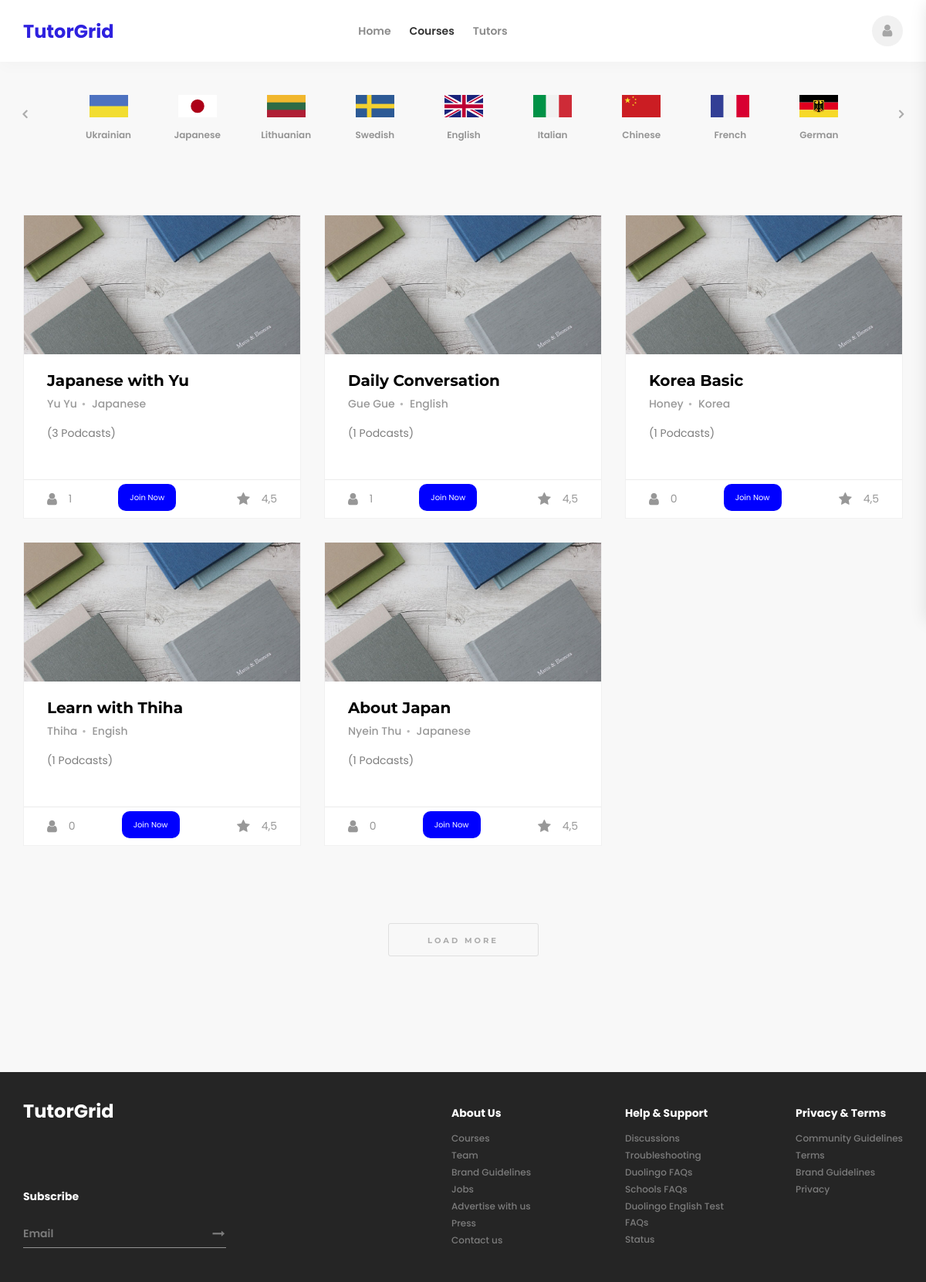
Page /Php_Code/courses.php on the committed database.
### tables this page shows
CREATE TABLE `courses` (
  `CID` int(11) NOT NULL,
  `language` varchar(50) DEFAULT NULL,
  `Title` varchar(50) DEFAULT NULL,
  `created_at` timestamp NOT NULL DEFAULT current_timestamp()
);

### Php_Code/courses.php (the view, shortened to what this page needs)
<?php
include 'connection.php';
$email=$_SESSION['email'];
$learnerResult=mysqli_query($con, "SELECT * FROM learner WHERE email='$email'");
$learner = mysqli_fetch_assoc($learnerResult);
$LID = $learner['LID'];
?>
<!DOCTYPE html>
<html lang="en">
<head>
<link rel="stylesheet" type="text/css" href="../styles/bootstrap4/bootstrap.min.css">
<link href="../plugins/font-awesome-4.7.0/css/font-awesome.min.css" rel="stylesheet" type="text/css">
<link rel="stylesheet" type="text/css" href="../plugins/OwlCarousel2-2.2.1/owl.carousel.css">
<link rel="stylesheet" type="text/css" href="../plugins/OwlCarousel2-2.2.1/owl.theme.default.css">
<link rel="stylesheet" type="text/css" href="../plugins/OwlCarousel2-2.2.1/animate.css">
<link rel="stylesheet" type="text/css" href="../styles/courses.css">
<link rel="stylesheet" type="text/css" href="../styles/courses_responsive.css">
</head>
<body>
<div class="super_container">
	<header class="header">
		<div class="header_container">
			<div class="container">
				<div class="row">
					<div class="col">
						<div class="header_content d-flex flex-row align-items-center justify-content-start">
							<div class="logo_container mr-auto">
								<a href="#">
									<div class="logo_text">TutorGrid</div>
								</a>
							</div>
							<nav class="main_nav_contaner">
								<ul class="main_nav">
									<li><a href="index.php">Home</a></li>
									<li class="active"><a href="courses.php">Courses</a></li>
									<li><a href="instructors.php">Tutors</a></li>
								</ul>
							</nav>
								<div class="user"><a href="userProfile.php"><i class="fa fa-user" aria-hidden="true"></i></a></div>
							</div>
						</div>
					</div>
				</div>
			</div>
		</div>
	<div class="language">
		<div class="container">
			<div class="row">
				<div class="col">
					<div class="language_slider_container">
						<div class="owl-carousel owl-theme language_slider">
							<div class="owl-item language_item">
								<a href="#">
									<div class="flag"><img src="../images/Ukrainian.svg" alt=""></div>
									<div class="lang_name">Ukrainian</div>
								</a>
							</div>
							<div class="owl-item language_item">
								<a href="#">
									<div class="flag"><img src="../images/Japanese.svg" alt=""></div>
									<div class="lang_name">Japanese</div>
								</a>
							</div>
							<div class="owl-item language_item">
								<a href="#">
									<div class="flag"><img src="../images/Lithuanian.svg" alt=""></div>
									<div class="lang_name">Lithuanian</div>
								</a>
							</div>
							<div class="owl-item language_item">
								<a href="#">
									<div class="flag"><img src="../images/Swedish.svg" alt=""></div>
									<div class="lang_name">Swedish</div>
								</a>
							</div>
							<div class="owl-item language_item">
								<a href="#">
									<div class="flag"><img src="../images/English.svg" alt=""></div>
									<div class="lang_name">English</div>
								</a>
							</div>
							<div class="owl-item language_item">
								<a href="#">
									<div class="flag"><img src="../images/Italian.svg" alt=""></div>
									<div class="lang_name">Italian</div>
								</a>
							</div>
							<div class="owl-item language_item">
								<a href="#">
									<div class="flag"><img src="../images/Chinese.svg" alt=""></div>
									<div class="lang_name">Chinese</div>
								</a>
							</div>
							<div class="owl-item language_item">
								<a href="#">
									<div class="flag"><img src="../images/French.svg" alt=""></div>
									<div class="lang_name">French</div>
								</a>
							</div>
							<div class="owl-item language_item">
								<a href="#">
									<div class="flag"><img src="../images/German.svg" alt=""></div>
									<div class="lang_name">German</div>
								</a>
							</div>
						</div>
						<div class="lang_nav lang_prev"><i class="fa fa-angle-left" aria-hidden="true"></i></div>
						<div class="lang_nav lang_next"><i class="fa fa-angle-right" aria-hidden="true"></i></div>
					</div>
				</div>
			</div>
		</div>
	</div>
	<div class="courses">
		<div class="container">
			<div class="row courses_row">
<?php
$sql = "SELECT
            t.name AS tutor_name,
            c.CID,
            c.Title AS course_title,
            c.language,
            COUNT(l.LessonID) AS total_lessons
        FROM Tutor t
        JOIN TCA tca ON t.TID = tca.TID
        JOIN Courses c ON tca.CID = c.CID
        LEFT JOIN Lessons l ON c.CID = l.CID
        GROUP BY t.TID, t.name, c.CID, c.Title, c.language";
$result = mysqli_query($con, $sql);
while ($row = mysqli_fetch_assoc($result)) {
?>
				<div class="col-lg-4 course_col">
					<div class="course">
						<div class="course_image"><img src="../images/course_8.jpg" alt=""></div>
						<div class="course_body">
							<div class="course_title"><a href="course.php"><?php echo htmlspecialchars($row['course_title']); ?></a></div>
							<div class="course_info">
								<ul>
									<li><a href="instructors.php"><?php echo htmlspecialchars($row['tutor_name']); ?></a></li>
									<li><a href="#"><?php echo htmlspecialchars($row['language']); ?></a></li>
								</ul>
							</div>
							<div class="course_text">
								<p>(<?php echo $row['total_lessons'] ?> Podcasts)</p>
							</div>
							<?php
$CID = $row['CID'];
$check = mysqli_query($con, "SELECT * FROM Enrollment WHERE CID='$CID' AND LID='$LID'");
$alreadyEnrolled = mysqli_num_rows($check) > 0;
						$sqlTotalEnrolled=mysqli_query($con,"SELECT COUNT(*) AS total_learners FROM Enrollment WHERE CID = '$CID';");
							$TotalE = mysqli_fetch_assoc($sqlTotalEnrolled);?>
						</div>
						<div class="course_footer d-flex flex-row align-items-center justify-content-start">
							<div class="course_students"><i class="fa fa-user" aria-hidden="true"></i><span><?php echo $TotalE['total_learners'];?></span></div>
							<div style="text-align:center;">
							<?php if($alreadyEnrolled): ?>
    <a href="course.php?cid=<?php echo $CID; ?>" class="btn enrolled-btn">
    Joined
</a>
<?php else: ?>
    <form method="post" action="enroll.php" style="display:inline;">
    <button type="submit" name="enroll" class="btn enroll-btn">
        Join Now
    </button>
</form>
<?php endif; ?>
</div>
<div class="course_rating ml-auto"><i class="fa fa-star" aria-hidden="true"></i><span>4,5</span></div>
						</div>
					</div>
				</div>
   <?php
}
?>
			</div>
			<div class="row">
				<div class="col">
					<div class="load_more_button"><a href="#">load more</a></div>
				</div>
			</div>
		</div>
	</div>
	<footer class="footer">
		<div class="footer_body">
			<div class="container">
				<div class="row">
					<div class="col-lg-3 footer_col">
						<div class="newsletter_container d-flex flex-column align-items-start justify-content-end">
							<div class="footer_logo mb-auto"><a href="#">TutorGrid</a></div>
							<div class="footer_title">Subscribe</div>
							<form action="#" id="newsletter_form" class="newsletter_form">
								<input type="email" class="newsletter_input" placeholder="Email" required="required">
								<button class="newsletter_button"><i class="fa fa-long-arrow-right" aria-hidden="true"></i></button>
							</form>
						</div>
					</div>
					<div class="col-lg-2 offset-lg-3 footer_col">
						<div>
							<div class="footer_title">About Us</div>
							<ul class="footer_list">
								<li><a href="#">Courses</a></li>
								<li><a href="#">Team</a></li>
								<li><a href="#">Brand Guidelines</a></li>
								<li><a href="#">Jobs</a></li>
								<li><a href="#">Advertise with us</a></li>
								<li><a href="#">Press</a></li>
								<li><a href="#">Contact us</a></li>
							</ul>
						</div>
					</div>
					<div class="col-lg-2 footer_col">
						<div class="footer_title">Help & Support</div>
						<ul class="footer_list">
							<li><a href="#">Discussions</a></li>
							<li><a href="#">Troubleshooting</a></li>
							<li><a href="#">Duolingo FAQs</a></li>
							<li><a href="#">Schools FAQs</a></li>
							<li><a href="#">Duolingo English Test FAQs</a></li>
							<li><a href="#">Status</a></li>
						</ul>
					</div>
					<div class="col-lg-2 footer_col clearfix">
						<div>
							<div class="footer_title">Privacy & Terms</div>
							<ul class="footer_list">
								<li><a href="#">Community Guidelines</a></li>
								<li><a href="#">Terms</a></li>
								<li><a href="#">Brand Guidelines</a></li>
								<li><a href="#">Privacy</a></li>
							</ul>
						</div>
					</div>
				</div>
			</div>
		</div>
	</footer>
</body>
</html>

### Php_Code/courses.php (style rules this page uses)
.btn { position:relative; right:1px; left:60px; bottom:2px; padding: 10px 15px; font-size: 10px; border-radius: 10px; cursor: pointer; }
.enroll-btn { background: blue; color: white; border: none; }

### rows in the picture
courses: Title "Japanese with Yu", tutor_name "Yu Yu", language "Japanese", total_lessons "3", total_learners "1"
courses: Title "Daily Conversation", tutor_name "Gue Gue", language "English", total_lessons "1", total_learners "1"
courses: Title "Korea Basic", tutor_name "Honey", language "Korea", total_lessons "1", total_learners "0"
courses: Title "Learn with Thiha", tutor_name "Thiha", language "Engish", total_lessons "1", total_learners "0"
courses: Title "About Japan", tutor_name "Nyein Thu", language "Japanese", total_lessons "1", total_learners "0"
